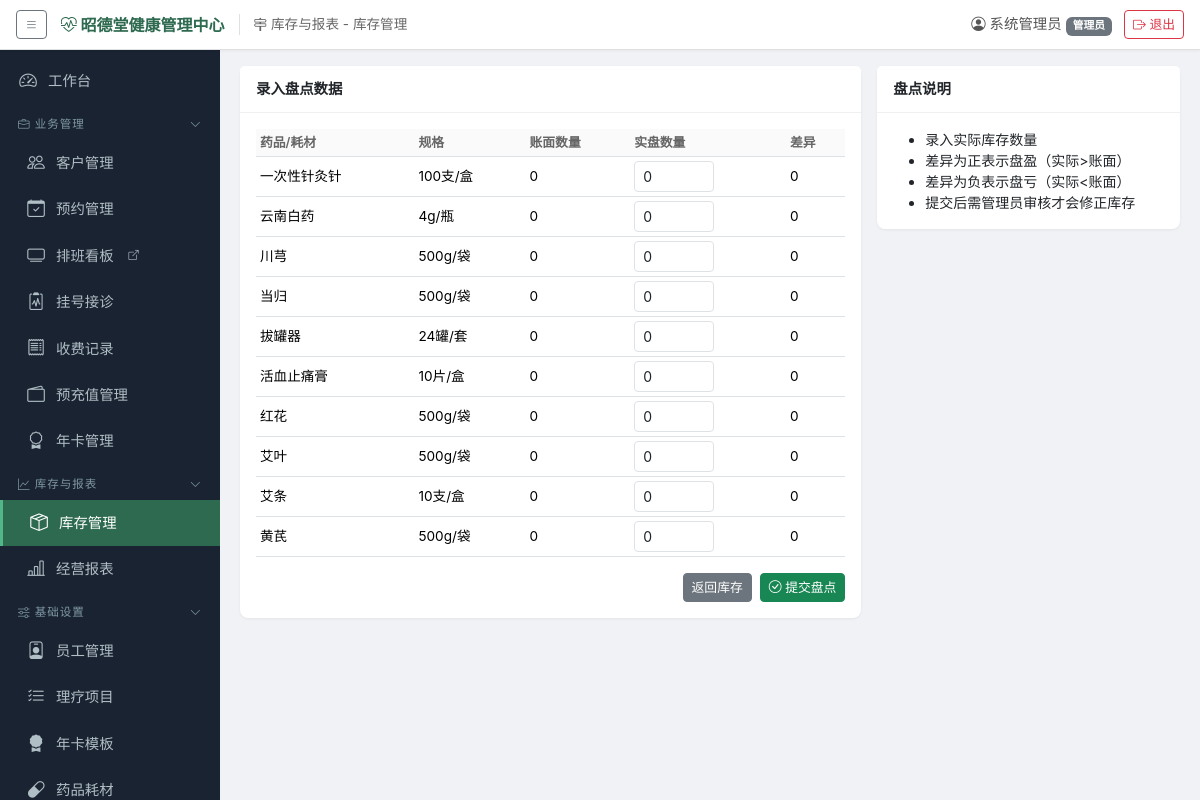
Page /inventory/stocktake (signed in) on the committed database.
### models.py (models this page shows, shortened)
class SystemConfig(db.Model):
    __tablename__ = 'system_configs'
    id = db.Column(db.Integer, primary_key=True)
    key = db.Column(db.String(100), unique=True, nullable=False)
    value = db.Column(db.String(500))
    description = db.Column(db.String(200))

class User(UserMixin, db.Model):
    __tablename__ = 'users'
    id = db.Column(db.Integer, primary_key=True)
    username = db.Column(db.String(50), unique=True, nullable=False)
    password_hash = db.Column(db.String(256), nullable=False)
    display_name = db.Column(db.String(50), nullable=False)
    role = db.Column(db.String(20), nullable=False, default='前台')  # 管理员/前台/理疗师/库管
    is_active_user = db.Column(db.Boolean, default=True)
    created_at = db.Column(db.DateTime, default=datetime.now)

class Medicine(db.Model):
    __tablename__ = 'medicines'
    id = db.Column(db.Integer, primary_key=True)
    name = db.Column(db.String(100), nullable=False)
    spec = db.Column(db.String(50))  # 规格
    unit = db.Column(db.String(20))  # 单位
    retail_price = db.Column(db.Numeric(10, 2), default=0)
    cost_price = db.Column(db.Numeric(10, 2), default=0)  # 采购成本价
    alert_threshold = db.Column(db.Integer, default=10)
    category = db.Column(db.String(50))  # 中药饮片/中成药/耗材
    is_active = db.Column(db.Boolean, default=True)
    is_deleted = db.Column(db.Boolean, default=False)  # 软删除
    inventory_ledgers = db.relationship('InventoryLedger', backref='medicine', lazy='dynamic')

### app.py (the view, shortened to what this page needs)
@app.route('/inventory/stocktake', methods=['GET', 'POST'])
@login_required
@role_required('管理员', '库管')
def inventory_stocktake():
    meds = Medicine.query.filter_by(is_active=True).order_by(Medicine.name).all()
    mids = [m.id for m in meds]
    stock_map = _batch_stock_query(mids)
    result = [{'medicine': m, 'stock': stock_map.get(m.id, 0)} for m in meds]
    pending = StockTake.query.filter_by(status='待审核').order_by(StockTake.created_at.desc()).all()
    return render_template('inventory_stocktake.html', inventory=result, pending_takes=pending)

### app.py (called while the page is built)
@login_manager.user_loader
def load_user(user_id):
    return db.session.get(User, int(user_id))

def _generate_csrf_token():
    if '_csrf_token' not in session:
        session['_csrf_token'] = secrets.token_hex(16)
    return session['_csrf_token']

def role_required(*roles):
    def decorator(f):
        @wraps(f)
        def decorated_function(*args, **kwargs):
            if current_user.role not in roles and current_user.role != '管理员':
                flash('您没有权限执行此操作', 'danger')
                return redirect(url_for('dashboard'))
            return f(*args, **kwargs)
        return decorated_function
    return decorator

def _batch_stock_query(medicine_ids):
    if not medicine_ids:
        return {}
    rows = db.session.query(
        InventoryLedger.medicine_id,
        db.func.coalesce(db.func.sum(InventoryLedger.current_qty), 0)
    ).filter(InventoryLedger.medicine_id.in_(medicine_ids)
    ).group_by(InventoryLedger.medicine_id).all()
    return {mid: qty for mid, qty in rows}

### templates/inventory_stocktake.html (shortened to what this page needs)
{% extends "base.html" %}
{% block content %}
<div class="row g-3">
    <div class="col-md-8">
        <div class="card mb-3"><div class="card-header">录入盘点数据</div><div class="card-body">
            <form method="POST" id="stocktakeForm">
            <div class="table-responsive">
            <table class="table table-sm mb-0">
                <thead><tr><th>药品/耗材</th><th>规格</th><th>账面数量</th><th>实盘数量</th><th>差异</th></tr></thead>
                <tbody>
                {% for item in inventory %}
                <tr>
                    <td>{{ item.medicine.name }}</td>
                    <td>{{ item.medicine.spec or '-' }}</td>
                    <td>{{ item.stock }}</td>
                    <td><input type="number" class="form-control form-control-sm actual-qty" data-mid="{{ item.medicine.id }}" data-book="{{ item.stock }}" value="{{ item.stock }}" min="0" style="width:80px"></td>
                    <td class="diff-cell">0</td>
                </tr>
                {% endfor %}
                </tbody>
            </table></div>
            <div class="mt-3 d-flex justify-content-end gap-2">
                <a href="{{ url_for('inventory') }}" class="btn btn-secondary btn-sm">返回库存</a>
                <button type="submit" class="btn btn-success btn-sm" onclick="return submitStocktake()"><i class="bi bi-check-circle"></i> 提交盘点</button>
            </div>
            </form>
        </div></div>
    </div>
    <div class="col-md-4">
        <div class="card mb-3"><div class="card-header">盘点说明</div><div class="card-body">
            <ul class="mb-0 small">
                <li>录入实际库存数量</li>
                <li>差异为正表示盘盈（实际>账面）</li>
                <li>差异为负表示盘亏（实际<账面）</li>
                <li>提交后需管理员审核才会修正库存</li>
            </ul>
        </div></div>
    </div>
</div>
{% endblock %}

### templates/base.html (shortened to what this page needs)
<!DOCTYPE html>
<html lang="zh-CN">
<head>
    <link href="{{ url_for('static', filename='vendor/bootstrap.min.css') }}" rel="stylesheet">
    <link href="{{ url_for('static', filename='vendor/bootstrap-icons.min.css') }}" rel="stylesheet">
    <link href="{{ url_for('static', filename='css/style.css') }}" rel="stylesheet">
</head>
<body>
{% if current_user.is_authenticated %}
<header class="global-topbar">
    <div class="topbar-left">
        <button class="btn btn-sm btn-outline-secondary" id="sidebarToggle" title="展开/收起导航">
            <i class="bi bi-list"></i>
        </button>
        <span class="site-title" title="可在 系统管理→系统配置 中修改系统名称">
            <i class="bi bi-heart-pulse"></i> {{ site_title }}
        </span>
        <span class="nav-path" id="navPath"> {% block page_title %}{% endblock %}</span>
    </div>
    <div class="topbar-right">
        <span class="user-info"><i class="bi bi-person-circle"></i> {{ current_user.display_name }}
            <small class="badge bg-secondary">{{ current_user.role }}</small></span>
        <a href="{{ url_for('logout') }}" class="btn btn-sm btn-outline-danger"><i class="bi bi-box-arrow-right"></i> 退出</a>
    </div>
</header>
<div class="d-flex" id="wrapper">
    <div class="sidebar" id="sidebar">
        <nav class="sidebar-nav">
            <a href="{{ url_for('dashboard') }}" class="nav-link {% if request.endpoint == 'dashboard' %}active{% endif %}">
                <i class="bi bi-speedometer2"></i> 工作台
            </a>
            <div class="nav-group" data-group="biz">
                <div class="nav-group-header"><span><i class="bi bi-briefcase"></i> 业务管理</span><i class="bi bi-chevron-down group-arrow"></i></div>
                <div class="nav-group-body">
                    <a href="{{ url_for('customers') }}" class="nav-link {% if request.endpoint and 'customer' in request.endpoint %}active{% endif %}">
                        <i class="bi bi-people"></i> 客户管理
                    </a>
                    <a href="{{ url_for('appointments') }}" class="nav-link {% if request.endpoint and 'appointment' in request.endpoint %}active{% endif %}">
                        <i class="bi bi-calendar-check"></i> 预约管理
                    </a>
                    {% if board_token %}
                    <a href="{{ url_for('board_schedule', token=board_token) }}" target="_blank" class="nav-link" title="在新窗口打开排班看板（可投屏展示）">
                        <i class="bi bi-tv"></i> 排班看板 <i class="bi bi-box-arrow-up-right" style="font-size:0.7em"></i>
                    </a>
                    {% endif %}
                    <a href="{{ url_for('registrations') }}" class="nav-link {% if request.endpoint and ('registration' in request.endpoint or 'medical' in request.endpoint or 'charge_register' in request.endpoint) %}active{% endif %}">
                        <i class="bi bi-clipboard2-pulse"></i> 挂号接诊
                    </a>
                    <a href="{{ url_for('charges') }}" class="nav-link {% if request.endpoint and 'charges' in request.endpoint %}active{% endif %}">
                        <i class="bi bi-receipt"></i> 收费记录
                    </a>
                    <a href="{{ url_for('prepaid') }}" class="nav-link {% if request.endpoint and 'prepaid' in request.endpoint %}active{% endif %}">
                        <i class="bi bi-wallet2"></i> 预充值管理
                    </a>
                    <a href="{{ url_for('annual_cards') }}" class="nav-link {% if request.endpoint and 'annual_card' in request.endpoint %}active{% endif %}">
                        <i class="bi bi-award"></i> 年卡管理
                    </a>
                </div>
            </div>
            <div class="nav-group" data-group="stock">
                <div class="nav-group-header"><span><i class="bi bi-graph-up"></i> 库存与报表</span><i class="bi bi-chevron-down group-arrow"></i></div>
                <div class="nav-group-body">
                    <a href="{{ url_for('inventory') }}" class="nav-link {% if request.endpoint and 'inventory' in request.endpoint %}active{% endif %}">
                        <i class="bi bi-box-seam"></i> 库存管理
                    </a>
                    <a href="{{ url_for('reports') }}" class="nav-link {% if request.endpoint and 'report' in request.endpoint %}active{% endif %}">
                        <i class="bi bi-bar-chart-line"></i> 经营报表
                    </a>
                </div>
            </div>
            {% if current_user.role == '管理员' or current_user.role == '库管' %}
            <div class="nav-group" data-group="settings">
                <div class="nav-group-header"><span><i class="bi bi-sliders"></i> 基础设置</span><i class="bi bi-chevron-down group-arrow"></i></div>
                <div class="nav-group-body">
                    {% if current_user.role == '管理员' %}
                    <a href="{{ url_for('settings_employees') }}" class="nav-link {% if request.endpoint and 'settings_employees' in request.endpoint %}active{% endif %}">
                        <i class="bi bi-person-badge"></i> 员工管理
                    </a>
                    <a href="{{ url_for('settings_items') }}" class="nav-link {% if request.endpoint and 'settings_items' in request.endpoint %}active{% endif %}">
                        <i class="bi bi-list-check"></i> 理疗项目
                    </a>
                    <a href="{{ url_for('settings_annual_card_templates') }}" class="nav-link {% if request.endpoint and 'annual_card_template' in request.endpoint %}active{% endif %}">
                        <i class="bi bi-award-fill"></i> 年卡模板
                    </a>
                    {% endif %}
                    {% if current_user.role in ['管理员', '库管'] %}
                    <a href="{{ url_for('settings_medicines') }}" class="nav-link {% if request.endpoint and 'settings_medicines' in request.endpoint %}active{% endif %}">
                        <i class="bi bi-capsule"></i> 药品耗材
                    </a>
                    {% endif %}
                </div>
            </div>
            {% endif %}
        </nav>
    </div>
    <div class="main-content">
        <div class="content-area">
            {% block content %}{% endblock %}
        </div>
    </div>
</div>
{% else %}
{% block auth_content %}{% endblock %}
{% endif %}
</body>
</html>

### static/css/style.css (style rules this page uses)
:root { --sidebar-width: 220px; --sidebar-bg: #1a2332; --sidebar-active: #2d6a4f; --topbar-height: 50px; }
* { box-sizing: border-box; }
body { font-family: -apple-system, BlinkMacSystemFont, "Segoe UI", "PingFang SC", "Hiragino Sans GB", "Microsoft YaHei", sans-serif; background: #f0f2f5; margin: 0; overflow-x: hidden; }
.global-topbar { height: var(--topbar-height); background: #fff; border-bottom: 1px solid #e0e0e0; display: flex; align-items: center; justify-content: space-between; padding: 0 16px; position: fixed; top: 0; left: 0; right: 0; z-index: 200; box-shadow: 0 1px 3px rgba(0,0,0,0.05); }
.topbar-left { display: flex; align-items: center; gap: 14px; min-width: 0; }
.topbar-left .site-title { font-weight: 700; font-size: 1rem; color: #2d6a4f; white-space: nowrap; max-width: 320px; overflow: hidden; text-overflow: ellipsis; }
.topbar-left .nav-path { color: #666; font-size: 0.85rem; border-left: 1px solid #e0e0e0; padding-left: 14px; white-space: nowrap; overflow: hidden; text-overflow: ellipsis; }
.topbar-right { display: flex; align-items: center; gap: 12px; flex-shrink: 0; }
.topbar-right .user-info { color: #555; font-size: 0.9rem; white-space: nowrap; }
.sidebar { width: var(--sidebar-width); background: var(--sidebar-bg); color: #ccc; position: fixed; left: 0; top: var(--topbar-height); bottom: 0; z-index: 100; transition: width 0.3s; overflow-y: auto; overflow-x: hidden; }
.sidebar-nav { padding: 8px 0 20px; }
.sidebar-nav .nav-link { display: flex; align-items: center; gap: 10px; padding: 10px 18px; color: #b0bec5; text-decoration: none; font-size: 0.9rem; transition: all 0.2s; white-space: nowrap; }
.sidebar-nav .nav-link.active { background: var(--sidebar-active); color: #fff; border-left: 3px solid #52b788; }
.sidebar-nav .nav-link i { font-size: 1.1rem; width: 20px; text-align: center; }
.nav-group-header { display: flex; align-items: center; justify-content: space-between; padding: 12px 18px 6px; font-size: 0.72rem; text-transform: uppercase; letter-spacing: 1px; color: #7f97a3; cursor: pointer; user-select: none; }
.nav-group-header .group-arrow { font-size: 0.7rem; transition: transform 0.2s; }
.nav-group-body .nav-link { padding-left: 26px; }
.main-content { margin-left: var(--sidebar-width); padding-top: var(--topbar-height); min-height: 100vh; width: calc(100% - var(--sidebar-width)); transition: margin-left 0.3s, width 0.3s; }
.content-area { padding: 16px 20px; width: 100%; }
.content-area .card { width: 100%; }
.content-area .table { width: 100%; margin-bottom: 0.5rem; }
.content-area .table-responsive { max-height: calc(100vh - 220px); overflow: auto; }
.card { border: none; border-radius: 8px; box-shadow: 0 1px 3px rgba(0,0,0,0.06); }
.card-header { background: #fff; border-bottom: 1px solid #f0f0f0; font-weight: 600; font-size: 0.9rem; padding: 12px 16px; }
.table th { font-weight: 600; font-size: 0.8rem; color: #666; background: #fafafa; border-bottom-width: 1px; }
.table td { font-size: 0.85rem; vertical-align: middle; }
.btn-sm { font-size: 0.8rem; }

### rows in the picture
SystemConfig: value "昭德堂健康管理中心"
User: display_name "系统管理员", role "管理员"
Medicine: medicine.name "一次性针灸针", medicine "100支/盒"
Medicine: medicine.name "云南白药", medicine "4g/瓶"
Medicine: medicine.name "川芎", medicine "500g/袋"
Medicine: medicine.name "当归", medicine "500g/袋"
Medicine: medicine.name "拔罐器", medicine "24罐/套"
Medicine: medicine.name "活血止痛膏", medicine "10片/盒"
Medicine: medicine.name "红花", medicine "500g/袋"
Medicine: medicine.name "艾叶", medicine "500g/袋"
Medicine: medicine.name "艾条", medicine "10支/盒"
Medicine: medicine.name "黄芪", medicine "500g/袋"

### other values in the picture
{{ item.stock }} "0" "0" "0" "0" "0" "0" "0" "0" "0" "0"
